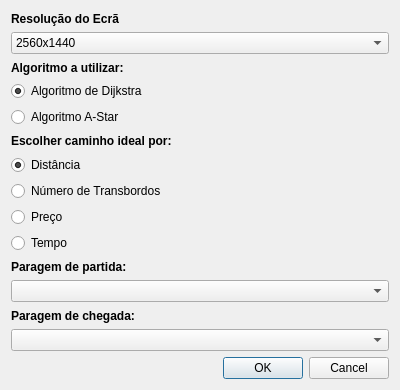
<?xml version="1.0" encoding="UTF-8"?>
<ui version="4.0">
 <class>OptionsDialog</class>
 <widget class="QDialog" name="OptionsDialog">
  <property name="geometry">
   <rect>
    <x>0</x>
    <y>0</y>
    <width>400</width>
    <height>390</height>
   </rect>
  </property>
  <property name="windowTitle">
   <string>Dialog</string>
  </property>
  <layout class="QVBoxLayout" name="verticalLayout">
   <item>
    <widget class="QLabel" name="label">
     <property name="font">
      <font>
       <weight>75</weight>
       <bold>true</bold>
      </font>
     </property>
     <property name="text">
      <string>Resolução do Ecrã</string>
     </property>
    </widget>
   </item>
   <item>
    <widget class="QComboBox" name="comboBox">
     <item>
      <property name="text">
       <string>2560x1440</string>
      </property>
     </item>
     <item>
      <property name="text">
       <string>1920x1080</string>
      </property>
     </item>
     <item>
      <property name="text">
       <string>1920x1200</string>
      </property>
     </item>
     <item>
      <property name="text">
       <string>1680x1050</string>
      </property>
     </item>
     <item>
      <property name="text">
       <string>1600x900</string>
      </property>
     </item>
     <item>
      <property name="text">
       <string>1440x900</string>
      </property>
     </item>
     <item>
      <property name="text">
       <string>1366x768</string>
      </property>
     </item>
     <item>
      <property name="text">
       <string>1360x768</string>
      </property>
     </item>
     <item>
      <property name="text">
       <string>1280x1024</string>
      </property>
     </item>
     <item>
      <property name="text">
       <string>1280x800</string>
      </property>
     </item>
     <item>
      <property name="text">
       <string>1024x768</string>
      </property>
     </item>
     <item>
      <property name="text">
       <string>800x600</string>
      </property>
     </item>
    </widget>
   </item>
   <item>
    <widget class="QLabel" name="label_2">
     <property name="font">
      <font>
       <weight>75</weight>
       <bold>true</bold>
      </font>
     </property>
     <property name="text">
      <string>Algoritmo a utilizar:</string>
     </property>
    </widget>
   </item>
   <item>
    <widget class="QRadioButton" name="radioButton">
     <property name="text">
      <string>Algoritmo de Dijkstra</string>
     </property>
     <property name="checked">
      <bool>true</bool>
     </property>
     <attribute name="buttonGroup">
      <string notr="true">buttonGroup_2</string>
     </attribute>
    </widget>
   </item>
   <item>
    <widget class="QRadioButton" name="radioButton_2">
     <property name="enabled">
      <bool>true</bool>
     </property>
     <property name="text">
      <string>Algoritmo A-Star</string>
     </property>
     <attribute name="buttonGroup">
      <string notr="true">buttonGroup_2</string>
     </attribute>
    </widget>
   </item>
   <item>
    <widget class="QLabel" name="label_3">
     <property name="font">
      <font>
       <weight>75</weight>
       <bold>true</bold>
      </font>
     </property>
     <property name="text">
      <string>Escolher caminho ideal por:</string>
     </property>
    </widget>
   </item>
   <item>
    <widget class="QRadioButton" name="radioButton_3">
     <property name="text">
      <string>Distância</string>
     </property>
     <property name="checked">
      <bool>true</bool>
     </property>
     <attribute name="buttonGroup">
      <string notr="true">buttonGroup</string>
     </attribute>
    </widget>
   </item>
   <item>
    <widget class="QRadioButton" name="radioButton_5">
     <property name="text">
      <string>Número de Transbordos</string>
     </property>
     <attribute name="buttonGroup">
      <string notr="true">buttonGroup</string>
     </attribute>
    </widget>
   </item>
   <item>
    <widget class="QRadioButton" name="radioButton_4">
     <property name="text">
      <string>Preço</string>
     </property>
     <attribute name="buttonGroup">
      <string notr="true">buttonGroup</string>
     </attribute>
    </widget>
   </item>
   <item>
    <widget class="QRadioButton" name="radioButton_6">
     <property name="text">
      <string>Tempo</string>
     </property>
     <attribute name="buttonGroup">
      <string notr="true">buttonGroup</string>
     </attribute>
    </widget>
   </item>
   <item>
    <widget class="QLabel" name="label_4">
     <property name="font">
      <font>
       <weight>75</weight>
       <bold>true</bold>
      </font>
     </property>
     <property name="text">
      <string>Paragem de partida:</string>
     </property>
    </widget>
   </item>
   <item>
    <widget class="QComboBox" name="comboBox_2"/>
   </item>
   <item>
    <widget class="QLabel" name="label_5">
     <property name="font">
      <font>
       <weight>75</weight>
       <bold>true</bold>
      </font>
     </property>
     <property name="text">
      <string>Paragem de chegada:</string>
     </property>
    </widget>
   </item>
   <item>
    <widget class="QComboBox" name="comboBox_3"/>
   </item>
   <item>
    <widget class="QDialogButtonBox" name="buttonBox">
     <property name="orientation">
      <enum>Qt::Horizontal</enum>
     </property>
     <property name="standardButtons">
      <set>QDialogButtonBox::Cancel|QDialogButtonBox::Ok</set>
     </property>
    </widget>
   </item>
  </layout>
 </widget>
 <resources/>
 <connections>
  <connection>
   <sender>buttonBox</sender>
   <signal>accepted()</signal>
   <receiver>OptionsDialog</receiver>
   <slot>accept()</slot>
   <hints>
    <hint type="sourcelabel">
     <x>227</x>
     <y>278</y>
    </hint>
    <hint type="destinationlabel">
     <x>157</x>
     <y>274</y>
    </hint>
   </hints>
  </connection>
  <connection>
   <sender>buttonBox</sender>
   <signal>rejected()</signal>
   <receiver>OptionsDialog</receiver>
   <slot>reject()</slot>
   <hints>
    <hint type="sourcelabel">
     <x>295</x>
     <y>284</y>
    </hint>
    <hint type="destinationlabel">
     <x>286</x>
     <y>274</y>
    </hint>
   </hints>
  </connection>
 </connections>
 <buttongroups>
  <buttongroup name="buttonGroup"/>
  <buttongroup name="buttonGroup_2"/>
 </buttongroups>
</ui>
